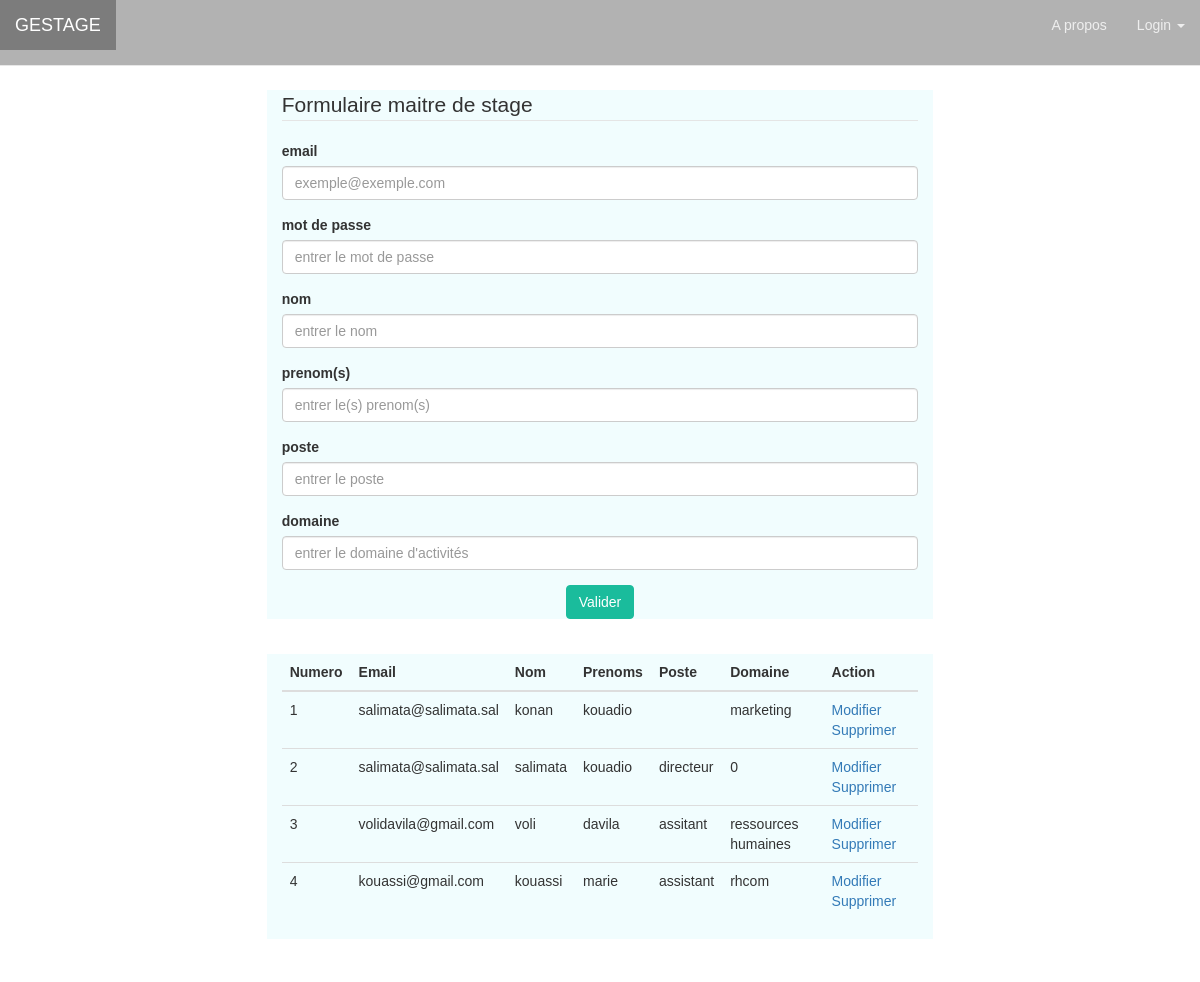
Screenshot of /maitre.php with the database file from the repository.
### tables this page shows
CREATE TABLE `maitre` (
  `id` int(11) NOT NULL,
  `email` varchar(100) NOT NULL,
  `mdp` varchar(50) NOT NULL,
  `noms` varchar(50) NOT NULL,
  `prenom` varchar(50) NOT NULL,
  `poste` varchar(50) NOT NULL,
  `domaine` varchar(30) NOT NULL
);

### maitre.php (the view, shortened to what this page needs)
<?php include('connection.php');
?>
<!DOCTYPE html>
<html>
<head>
	<link rel="stylesheet" href="css/bootstrap.css" >
	<link rel="stylesheet" href="css/styles.css" >
</head>
<body>
<body style="background-color: white;">
		<div class="container-fluid">
			<div class="row">
				    <nav class="navbar navbar-default navbar-fixed-top navbar-transparent" role="navigation">
    <div class="container-fluid">
      <div class="navbar-header">
        <a class="navbar-brand" href="index.php">GESTAGE</a>
      </div>
        <div class="collapse navbar-collapse" id="bs-example-navbar-collapse-1">
          <ul class="nav navbar-nav navbar-right">
            <li><a href="index.php">
              A propos
            </a></li>
            <li class="dropdown">
              <a href="" class="dropdown-toggle" data-toggle="dropdown">Login
              <span class="caret"></span></a>
            </li>
          </ul>
        </div>
      </div>
    </div>
			</div>
		<div class="container">
			<div class="row">
				<div class="col-md-2"></div>
				<div class="col-md-8" style="background-color: #F1FDFE; margin-top: 30px;">
					<form action="" method="POST" role="form" enctype="multipart/form-data">
						<legend>Formulaire maitre de stage</legend>
						<div class="form-group">
							<label for="">email</label>
							<input name="email" type="email" value="<?php if (isset ($_GET['id'])) echo $dataU['email']; ?>" class="form-control" id="" placeholder="exemple@exemple.com"   required>
						</div>
						<div class="form-group">
							<label for="">mot de passe</label>
							<input name="mdp" type="password" value="<?php if (isset ($_GET['id'])) echo $dataU['mdp']; ?>"  class="form-control" id="" placeholder="entrer le mot de passe">
						</div>
						<div class="form-group">
							<label for="">nom</label>
							<input name="noms" type="text" value="<?php if (isset ($_GET['id'])) echo $dataU['noms']; ?>"  class="form-control" id="" placeholder="entrer le nom">
						</div>
						<div class="form-group">
							<label for="">prenom(s)</label>
							<input name="prenom" type="text" value="<?php if (isset ($_GET['id'])) echo $dataU['prenom']; ?>"  class="form-control" id="" placeholder="entrer le(s) prenom(s)">
						</div>
						<div class="form-group">
							<label for="">poste</label>
							<input name="poste" type="text" value="<?php if (isset ($_GET['id'])) echo $dataU['poste']; ?>"  class="form-control" id="" placeholder="entrer le poste">
						</div>
						<div class="form-group">
							<label for="">domaine</label>
							<input name="domaine" type="text" value="<?php if (isset ($_GET['id'])) echo $dataU['domaine']; ?>"  class="form-control" id="" placeholder="entrer le domaine d'activités">
						</div>
						<div style="text-align: center;">
						<button name="btnValider" type="submit" class="btn btn-primary">Valider</button>
						</div>
					</form>
				</div>
			</div>
<br>
			<div class="row">
				<div class="col-md-2"></div>
				<div class="col-md-8" style="background-color: #F1FDFE;">
				<table class="table">
					<thead>
						<tr>
							<th>Numero</th>
							<th>Email</th>
							<th>Nom</th>
							<th>Prenoms</th>
							<th>Poste</th>
							<th>Domaine</th>
							<th>Action</th>
						</tr>
					</thead>
					<tbody>
						<?php
							$n=1;
							$list=" SELECT * FROM maitre ";
							$res= mysqli_query($link,$list);
	while ($data = mysqli_fetch_array($res))
		{
						 ?>
						<tr>
							<td><?php echo $n; ?> </td>
							<td><?php echo $data['email']; ?></td>
							<td><?php echo $data['noms']; ?></td>
							<td><?php echo $data['prenom']; ?></td>
							<td><?php echo $data['poste']; ?></td>
							<td><?php echo $data['domaine']; ?></td>
                            <td>
								<a href="?id=<?php echo $data['id']; ?>">Modifier</a>
								<a href="?sup=<?php echo $data['id']; ?>">Supprimer</a>
							</td>
						</tr>
						<?php $n++;
						 } ?>
					</tbody>
				</table>
				</div>
			</div>
		</div>
	</body>
</body>
</html>

### css/styles.css (style rules this page uses)
body { margin: 0; margin-bottom: 100px; font-family: 'Varela Round', sans-serif; }
.container { max-width: 1000px; margin: 50px auto; }
.navbar-transparent { background-color: rgba(0, 0, 0, 0.2); }
.navbar-transparent .navbar-brand, .navbar-transparent .navbar-nav >li > a { color: #eeeeee; }
body { font-family: "Open-Sans", "Helvetica", "sans-serif"; padding-bottom: 200px; }
.btn-primary { background-color: #1abc9c; border-color: #1abc9c; }
.navbar-transparent { background-color: rgba(0, 0, 0, 0.3); }

### css/nav.css (style rules this page uses)
body { padding-top: 10px; background-color: lemonchiffon; }
.container { padding-right: 15px; padding-left: 15px; margin: auto; }
[class*="col"] { margin-bottom: 15px; }

### css/dropdown.css (style rules this page uses)
.dropdown { position: relative; display: inline-block; border-radius: 16px; }

### rows the page displays
maitre: email "salimata@salimata.sal", noms "konan", prenom "kouadio", domaine "marketing"
maitre: email "salimata@salimata.sal", noms "salimata", prenom "kouadio", poste "directeur", domaine "0"
maitre: email "volidavila@gmail.com", noms "voli", prenom "davila", poste "assitant", domaine "ressources humaines"
maitre: email "kouassi@gmail.com", noms "kouassi", prenom "marie", poste "assistant", domaine "rhcom"
